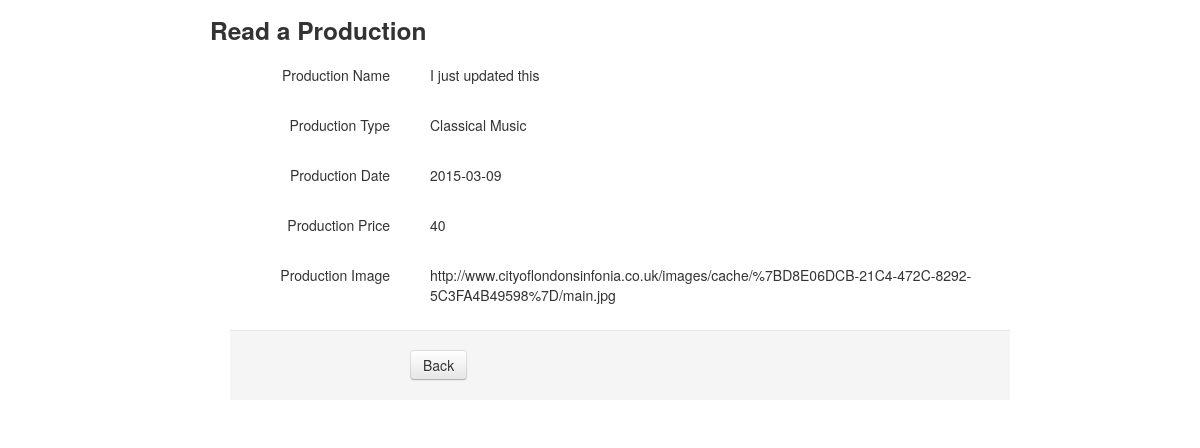
The app's page /productioncrud/read.php?productionid=2 (signed in) with its own data.
### tables this page shows
CREATE TABLE IF NOT EXISTS `production` (
`productionid` int(5) NOT NULL,
  `productiontypefk` varchar(20) NOT NULL,
  `productionname` varchar(50) NOT NULL,
  `productiondate` date NOT NULL,
  `productionprice` float NOT NULL,
  `productionimage` varchar(200) NOT NULL
);

### productioncrud/read.php (the view, shortened to what this page needs)
<?php
if (isset($_SESSION['admin'])){
    if ( !empty($_GET['productionid'])) {
        $productionid = $_REQUEST['productionid'];
    }
    if ( null==$productionid ) {
        	header("Location: ../productioncrud/crud.php");
    } else {
        $pdo = Database::connect();
        $pdo->setAttribute(PDO::ATTR_ERRMODE, PDO::ERRMODE_EXCEPTION);
        $sql = "SELECT * FROM production where productionid = ?";
        $q = $pdo->prepare($sql);
        $q->execute(array($productionid));
        $data = $q->fetch(PDO::FETCH_ASSOC);
    }
?>
<body>
    <div class="container">
                <div class="span10 offset1">
                    <div class="row">
                        <h3>Read a Production</h3>
                    </div>
                    <div class="form-horizontal" >
                      <div class="control-group">
                        <label class="control-label">Production Name</label>
                        <div class="controls">
                            <label class="checkbox">
                                <?php echo $data['productionname'];?>
                            </label>
                        </div>
                      </div>
                      <div class="control-group">
                        <label class="control-label">Production Type</label>
                        <div class="controls">
                            <label class="checkbox">
                                <?php echo $data['productiontypefk'];?>
                            </label>
                        </div>
                      </div>
                      <div class="control-group">
                        <label class="control-label">Production Date</label>
                        <div class="controls">
                            <label class="checkbox">
                                <?php echo $data['productiondate'];?>
                            </label>
                        </div>
                      </div>
                      <div class="control-group">
                        <label class="control-label">Production Price</label>
                        <div class="controls">
                            <label class="checkbox">
                                <?php echo $data['productionprice'];?>
                            </label>
                        </div>
                      </div>
                      <div class="control-group">
                        <label class="control-label">Production Image</label>
                        <div class="controls">
                            <label class="checkbox">
                                <?php echo $data['productionimage'];?>
                            </label>
                        </div>
                      </div>
                        <div class="form-actions">
                          <a class="btn" href="crud.php">Back</a>
                       </div>
                    </div>
                </div>
    </div>
  </body>
</html>
<?php
}
?>

### records on screen
production: productionname "I just updated this", productiontypefk "Classical Music", productiondate "2015-03-09", productionprice "40", productionimage "http://www.cityoflondonsinfonia.co.uk/images/cache/%7BD8E06DCB-21C4-472C-8292-5C3FA4B49598%7D/main.jpg"
